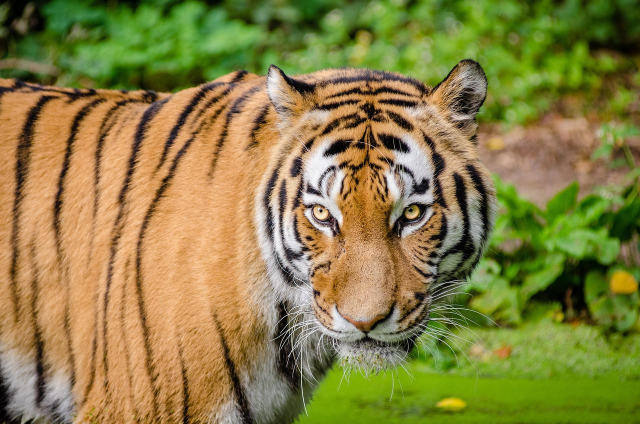
#> input picture uploads/a5ec54b6d21a4e7d9a641e2a89afc657.jpg, 1280 x 848 px (shown at 1/2 size)
$ python -i comic.py   (imports and definitions only)
#> lines starting #> are read from the running program, lines starting #| are printed output that depends on the picture; after the words box and inside, x2 and y2 are one past the last pixel; in counts of white or black regions, pixels touching at a corner belong together
### backend/image_processing/common.py
from __future__ import annotations

import cv2
import numpy as np

MAX_PIXELS_1080P = 1920 * 1080


def ensure_bgr(image: np.ndarray) -> np.ndarray:
    if image is None or image.size == 0:
        raise ValueError("image must be a valid non-empty numpy array")
    if len(image.shape) == 2:
        return cv2.cvtColor(image, cv2.COLOR_GRAY2BGR)
    return image


def resize_for_speed(image: np.ndarray, max_pixels: int = MAX_PIXELS_1080P) -> tuple[np.ndarray, tuple[int, int], bool]:
    image = ensure_bgr(image)
    height, width = image.shape[:2]
    original_size = (width, height)
    pixels = width * height
    if pixels <= max_pixels:
        return image, original_size, False

    scale = (max_pixels / pixels) ** 0.5
    new_width = max(1, int(width * scale))
    new_height = max(1, int(height * scale))
    resized = cv2.resize(image, (new_width, new_height), interpolation=cv2.INTER_AREA)
    return resized, original_size, True


def restore_size(image: np.ndarray, original_size: tuple[int, int], was_resized: bool) -> np.ndarray:
    if not was_resized:
        return image
    return cv2.resize(image, original_size, interpolation=cv2.INTER_LINEAR)


def clamp_k(k: int, minimum: int = 8, maximum: int = 16) -> int:
    return max(minimum, min(maximum, int(k)))


def quantize_kmeans(image: np.ndarray, k: int, attempts: int = 3, iterations: int = 10) -> np.ndarray:
    pixels = image.reshape((-1, 3)).astype("float32")
    criteria = (cv2.TERM_CRITERIA_EPS + cv2.TERM_CRITERIA_MAX_ITER, iterations, 0.2)
    _, labels, centers = cv2.kmeans(
        pixels,
        int(k),
        None,
        criteria,
        attempts,
        cv2.KMEANS_PP_CENTERS,
    )
    centers = centers.astype("uint8")
    return centers[labels.flatten()].reshape(image.shape)

### backend/image_processing/cartoon/comic.py
from __future__ import annotations

import cv2
import numpy as np

from backend.image_processing.common import quantize_kmeans, resize_for_speed, restore_size


def apply(image: np.ndarray, intensity: int = 60, k: int = 3) -> np.ndarray:
    resized, original_size, was_resized = resize_for_speed(image)

    denoised = cv2.medianBlur(resized, 3)
    smooth = cv2.bilateralFilter(denoised, 7, 65, 65)

    # Aggressive comic color reduction to 2-4 bands.
    k = max(2, min(4, int(k)))
    quantized = quantize_kmeans(smooth, k=k, attempts=2, iterations=8)

    t1 = max(20, 100 - intensity)
    t2 = max(t1 + 50, 170 - intensity)
    edges = cv2.Canny(cv2.cvtColor(denoised, cv2.COLOR_BGR2GRAY), t1, t2)
    edges = cv2.dilate(edges, np.ones((3, 3), dtype=np.uint8), iterations=1)

    output = quantized.copy()
    output[edges > 0] = (0, 0, 0)
    return restore_size(output, original_size, was_resized)

>>> import cv2
>>> picture = cv2.imread('../../../uploads/a5ec54b6d21a4e7d9a641e2a89afc657.jpg')
#> picture is the input picture: shape (848, 1280, 3); mean B, G, R 68.5, 127.9, 137.2
>>> result = apply(picture)
#> in apply, `resized, original_size, was_resized = resize_for_speed(image)`: original_size = (1280, 848); was_resized = False
#> in quantize_kmeans, `_, labels, centers = cv2.kmeans( pixels, int(k), None, criteria, attem..`: centers = [[115.7, 160.2, 200.8], [46.69, 129.8, 116.8], [16.52, 60.67, 50.46]]
#> in quantize_kmeans, `centers = centers.astype("uint8")`: centers = [[115, 160, 200], [46, 129, 116], [16, 60, 50]]
#> in quantize_kmeans, `return centers[labels.flatten()].reshape(image.shape)`:
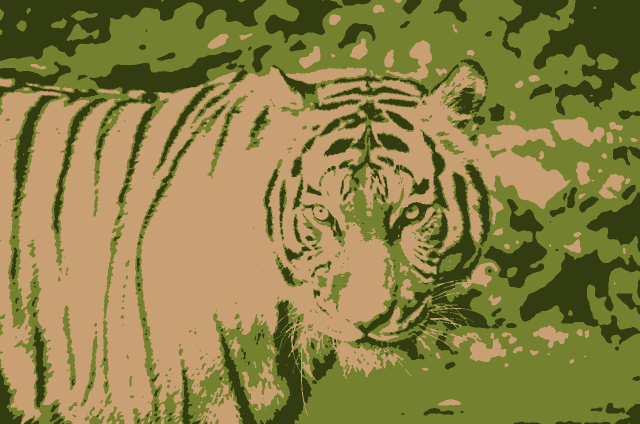
#> returned value: shape (848, 1280, 3) (shown at 1/2 size); mean of channels 0, 1, 2 67.8, 127.4, 136.5; drawn as B, G, R
#> in apply, `edges = cv2.Canny(cv2.cvtColor(denoised, cv2.COLOR_BGR2GRAY), t1, t2)`:
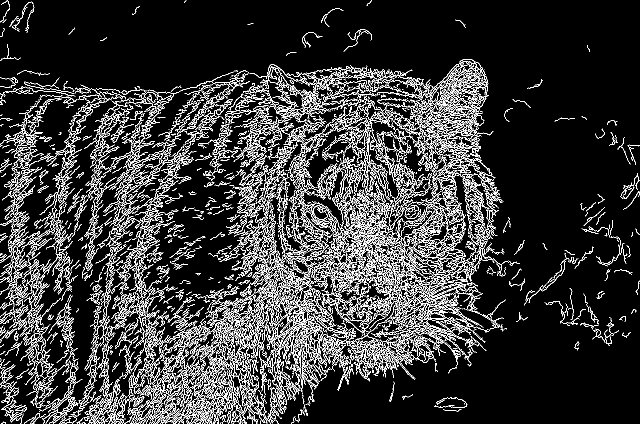
#> edges: shape (848, 1280) (shown at 1/2 size); 13.2% white in thin lines or dots
#> in apply, `edges = cv2.dilate(edges, np.ones((3, 3), dtype=np.uint8), iterations=1)`:
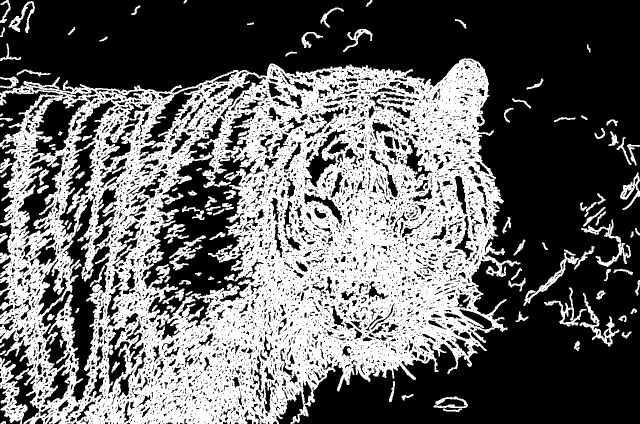
#> edges: shape (848, 1280) (shown at 1/2 size); 40% white; 119 white regions (1 under 20 px), largest, box (x1, y1, x2, y2) and area: (0, 117, 1041, 848) 405207, (0, 715, 55, 848) 3047, (1162, 439, 1262, 534) 1618
#> in apply, `output[edges > 0] = (0, 0, 0)`:
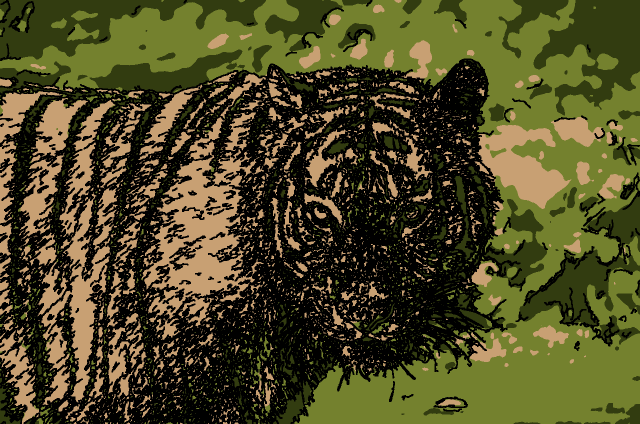
#> output: shape (848, 1280, 3) (shown at 1/2 size); mean B, G, R 37.1, 74.3, 77.3
